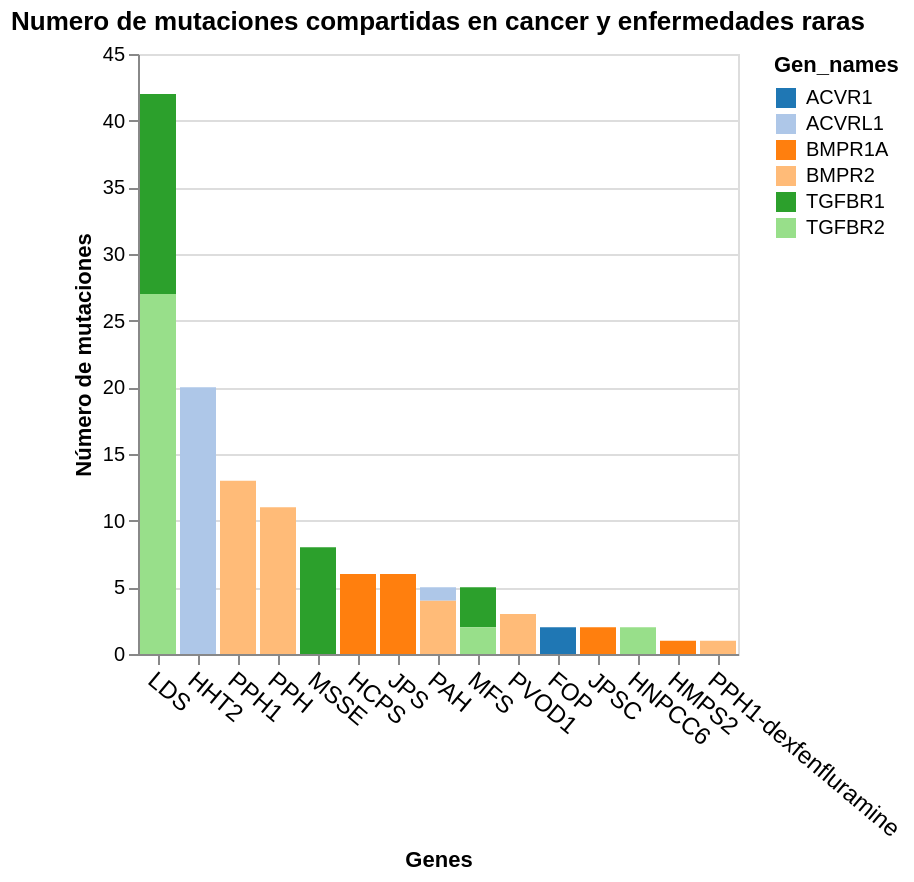

This figure's notebook cell:
### Code cell
import altair as alt
alt.Chart(df_cross_variations
).transform_aggregate(
    unique_aa_mutation='distinct(aa_mutation)',
    groupby=['Gen_names','Condition', 'aa_mutation']
).mark_bar().encode(
    y=alt.Y('count(unique_aa_mutation):Q', title='Número de mutaciones'),
    x=alt.X('Condition', sort='-y', title='Genes',axis=alt.Axis(
              labelAngle=40, labelFontSize=12)),
    color=alt.Color('Gen_names', scale=alt.Scale(scheme='category20')),
     tooltip=['count(unique_aa_mutation):Q', 'Gen_names', 'Condition(s)' ]
).properties(
    title="Numero de mutaciones compartidas en cancer y enfermedades raras"
)

### Figure 1 — Vega-Lite specification as saved in the notebook (floating-point values rounded to 4 significant figures; data arrays with more than 128 entries replaced by an {"elided": "..."} marker saying what was removed)
{"config": {"view": {"continuousWidth": 300, "continuousHeight": 300}}, "data": {"name": "data-f316c61a9b9bbed1c23afd202ec80eba"}, "mark": {"type": "bar"}, "encoding": {"color": {"field": "Gen_names", "scale": {"scheme": "category20"}, "type": "nominal"}, "tooltip": [{"aggregate": "count", "field": "unique_aa_mutation", "type": "quantitative"}, {"field": "Gen_names", "type": "nominal"}, {"field": "Condition(s)", "type": "nominal"}], "x": {"axis": {"labelAngle": 40, "labelFontSize": 12}, "field": "Condition", "sort": "-y", "title": "Genes", "type": "nominal"}, "y": {"aggregate": "count", "field": "unique_aa_mutation", "title": "Número de mutaciones", "type": "quantitative"}}, "title": "Numero de mutaciones compartidas en cancer y enfermedades raras", "transform": [{"aggregate": [{"op": "distinct", "field": "aa_mutation", "as": "unique_aa_mutation"}], "groupby": ["Gen_names", "Condition", "aa_mutation"]}], "$schema": "https://vega.github.io/schema/vega-lite/v5.16.3.json", "datasets": {"data-f316c61a9b9bbed1c23afd202ec80eba": {"elided": "224 records"}}}
